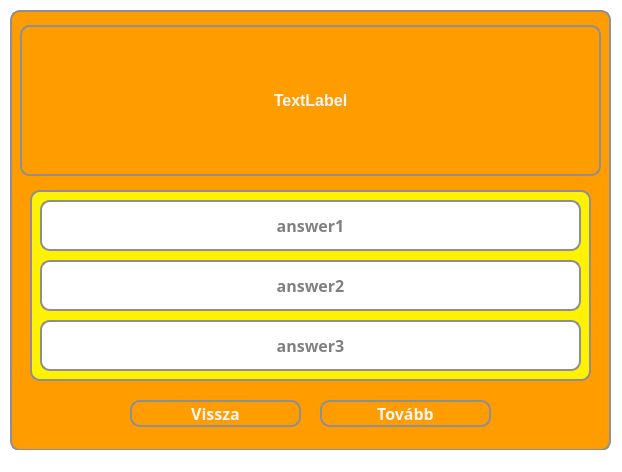
<?xml version="1.0" encoding="UTF-8"?>
<ui version="4.0">
 <class>learningGame</class>
 <widget class="QMainWindow" name="learningGame">
  <property name="geometry">
   <rect>
    <x>0</x>
    <y>0</y>
    <width>622</width>
    <height>472</height>
   </rect>
  </property>
  <property name="windowTitle">
   <string>Kvíz</string>
  </property>
  <property name="styleSheet">
   <string notr="true">* {
	background-color: white;
}</string>
  </property>
  <widget class="QWidget" name="centralwidget">
   <widget class="QWidget" name="widget" native="true">
    <property name="geometry">
     <rect>
      <x>10</x>
      <y>10</y>
      <width>601</width>
      <height>441</height>
     </rect>
    </property>
    <property name="styleSheet">
     <string notr="true">* {
	background-color: #FF9C00;
    border: 2px solid #8f8f91;
    border-radius: 10px;
    color: white;
    font-size: 16px;
    font-weight: bold;
}</string>
    </property>
    <widget class="QWidget" name="widget_2" native="true">
     <property name="geometry">
      <rect>
       <x>20</x>
       <y>180</y>
       <width>561</width>
       <height>191</height>
      </rect>
     </property>
     <property name="styleSheet">
      <string notr="true">* {
	background-color: #FFF200;
	border: 2px solid #8f8f91;
	border-radius: 10px;
	color: white;
	font-size: 16px;
	font-weight: bold;
}</string>
     </property>
     <widget class="QPushButton" name="answer1Button">
      <property name="geometry">
       <rect>
        <x>10</x>
        <y>10</y>
        <width>541</width>
        <height>51</height>
       </rect>
      </property>
      <property name="font">
       <font>
        <family>Corbel</family>
        <pointsize>-1</pointsize>
        <bold>true</bold>
       </font>
      </property>
      <property name="styleSheet">
       <string notr="true">* {
	background-color: white;
	color: grey;
}

*:hover {
	background-color: #FF9C00;
	color: white;
}</string>
      </property>
      <property name="text">
       <string>answer1</string>
      </property>
      <property name="checkable">
       <bool>true</bool>
      </property>
     </widget>
     <widget class="QPushButton" name="answer3Button">
      <property name="geometry">
       <rect>
        <x>10</x>
        <y>130</y>
        <width>541</width>
        <height>51</height>
       </rect>
      </property>
      <property name="font">
       <font>
        <family>Corbel</family>
        <pointsize>-1</pointsize>
        <bold>true</bold>
       </font>
      </property>
      <property name="styleSheet">
       <string notr="true">* {
	background-color: white;
	color: grey;
}

*:hover {
	background-color: #FF9C00;
	color: white;
}</string>
      </property>
      <property name="text">
       <string>answer3</string>
      </property>
      <property name="checkable">
       <bool>true</bool>
      </property>
     </widget>
     <widget class="QPushButton" name="answer2Button">
      <property name="geometry">
       <rect>
        <x>10</x>
        <y>70</y>
        <width>541</width>
        <height>51</height>
       </rect>
      </property>
      <property name="font">
       <font>
        <family>Corbel</family>
        <pointsize>-1</pointsize>
        <bold>true</bold>
       </font>
      </property>
      <property name="styleSheet">
       <string notr="true">* {
	background-color: white;
	color: grey;
}

*:hover {
	background-color: #FF9C00;
	color: white;
}</string>
      </property>
      <property name="text">
       <string>answer2</string>
      </property>
      <property name="checkable">
       <bool>true</bool>
      </property>
     </widget>
    </widget>
    <widget class="QPushButton" name="backButton">
     <property name="geometry">
      <rect>
       <x>120</x>
       <y>390</y>
       <width>171</width>
       <height>27</height>
      </rect>
     </property>
     <property name="font">
      <font>
       <family>Corbel</family>
       <pointsize>-1</pointsize>
       <bold>true</bold>
      </font>
     </property>
     <property name="styleSheet">
      <string notr="true">* {
	background-color: #FF9C00;
	color: whitesmoke;
}

*:hover {
	background-color: #FFF200;
	color: #8f8f91;
}</string>
     </property>
     <property name="text">
      <string>Vissza</string>
     </property>
    </widget>
    <widget class="QPushButton" name="nextButton">
     <property name="geometry">
      <rect>
       <x>310</x>
       <y>390</y>
       <width>171</width>
       <height>27</height>
      </rect>
     </property>
     <property name="font">
      <font>
       <family>Corbel</family>
       <pointsize>-1</pointsize>
       <bold>true</bold>
      </font>
     </property>
     <property name="styleSheet">
      <string notr="true">* {
	background-color: #FF9C00;
	color: whitesmoke;
}

*:hover {
	background-color: #FFF200;
	color: #8f8f91;
}</string>
     </property>
     <property name="text">
      <string>Tovább</string>
     </property>
    </widget>
    <widget class="QLabel" name="questionField">
     <property name="geometry">
      <rect>
       <x>10</x>
       <y>15</y>
       <width>581</width>
       <height>151</height>
      </rect>
     </property>
     <property name="styleSheet">
      <string notr="true">* {
	color: whitesmoke;
}</string>
     </property>
     <property name="text">
      <string>TextLabel</string>
     </property>
     <property name="alignment">
      <set>Qt::AlignCenter</set>
     </property>
    </widget>
   </widget>
  </widget>
  <widget class="QStatusBar" name="statusbar"/>
 </widget>
 <resources/>
 <connections/>
</ui>
